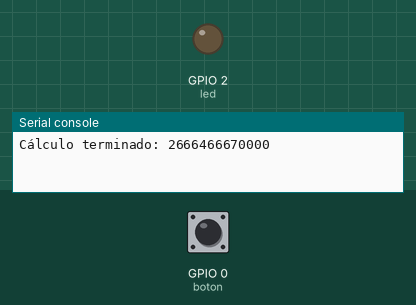
The program below on a simulated ESP32 board running MicroPython. Parts: output pins drawn as LEDs (lit = HIGH), the last lines printed to the serial console. Dashed ring = blinking. The test bench sets the inputs (shaded band); at power-on: GPIO 0 (boton) HIGH.

Above: at 1.2 s.
1.3 s: GPIO 0 (boton) pulled LOW for 0.15 s
At 1.33 s:
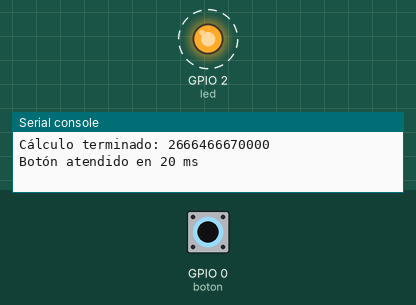
Timing chart, 0 to 4.3 s (numbered marks = the images above; inputs shaded):
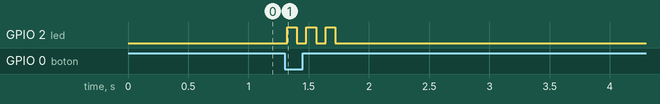

The program:

06_respuesta_eventos.py
```python
# =============================================================
# Ejemplo 6 — Respuesta rápida a eventos
# Placa: ESP32 con MicroPython
# Conexiones: botón BOOT en GPIO0, LED en GPIO2
# -------------------------------------------------------------
# 1) La interrupción (IRQ) del botón solo levanta una bandera.
# 2) Una tarea dormida en 'await bandera.wait()' despierta al instante.
# 3) Esa tarea avisa a otras con asyncio.Event.
# Mientras tanto, un "trabajo pesado" se divide en trozos
# y cede el control con 'await asyncio.sleep_ms(0)'.
# =============================================================
import asyncio
import time
from machine import Pin

boton = Pin(0, Pin.IN, Pin.PULL_UP)
led = Pin(2, Pin.OUT)

bandera_boton = asyncio.ThreadSafeFlag()   # segura para usar desde una IRQ
evento_alarma = asyncio.Event()            # comunica tareas entre sí
t_pulsacion = 0


def irq_boton(pin):
    # La rutina de interrupción debe ser mínima
    global t_pulsacion
    t_pulsacion = time.ticks_ms()
    bandera_boton.set()


boton.irq(trigger=Pin.IRQ_FALLING, handler=irq_boton)


async def atender_boton():
    while True:
        await bandera_boton.wait()          # duerme sin gastar CPU
        await asyncio.sleep_ms(20)          # antirrebote
        if boton.value() == 0:
            retardo = time.ticks_diff(time.ticks_ms(), t_pulsacion)
            print("Botón atendido en", retardo, "ms")
            evento_alarma.set()


async def reaccionar_alarma():
    while True:
        await evento_alarma.wait()
        evento_alarma.clear()
        for _ in range(6):                  # parpadeo rápido de aviso
            led.value(not led.value())
            await asyncio.sleep_ms(80)
        led.value(0)


async def trabajo_pesado():
    # Un cálculo largo NO debe acaparar la CPU:
    # se parte en trozos y se cede el control entre ellos.
    while True:
        total = 0
        for i in range(20000):
            total += i * i
            if i % 500 == 0:
                await asyncio.sleep_ms(0)   # "deja pasar" a las demás tareas
        print("Cálculo terminado:", total)
        await asyncio.sleep(3)


async def main():
    await asyncio.gather(atender_boton(), reaccionar_alarma(), trabajo_pesado())


asyncio.run(main())
```

Measured:
- after the input at 1.3 s, GPIO 2 (led): alternates HIGH for 0.08 s and LOW for 0.08 s, 6 changes in all, then stays LOW, starting at once
